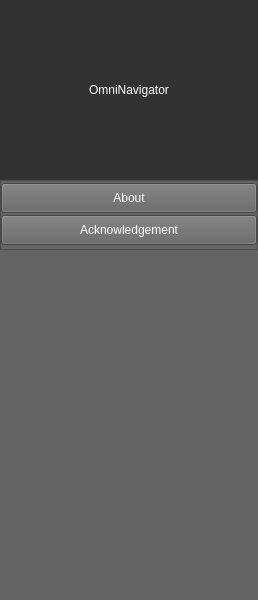
<?xml version="1.0" encoding="UTF-8"?>
<ui version="4.0">
 <class>ElectromagneticNavigationClass</class>
 <widget class="QMainWindow" name="ElectromagneticNavigationClass">
  <property name="geometry">
   <rect>
    <x>0</x>
    <y>0</y>
    <width>258</width>
    <height>600</height>
   </rect>
  </property>
  <property name="windowTitle">
   <string>ElectromagneticNavigation</string>
  </property>
  <property name="styleSheet">
   <string notr="true">background-color: rgb(100, 100, 100);
font: 700 9pt &quot;Microsoft YaHei UI&quot;;
color: rgb(255, 255, 255);</string>
  </property>
  <widget class="QWidget" name="centralwidget">
   <property name="sizePolicy">
    <sizepolicy hsizetype="Expanding" vsizetype="Expanding">
     <horstretch>0</horstretch>
     <verstretch>0</verstretch>
    </sizepolicy>
   </property>
   <layout class="QVBoxLayout" name="verticalLayout" stretch="0">
    <property name="spacing">
     <number>0</number>
    </property>
    <property name="leftMargin">
     <number>0</number>
    </property>
    <property name="topMargin">
     <number>0</number>
    </property>
    <property name="rightMargin">
     <number>0</number>
    </property>
    <property name="bottomMargin">
     <number>0</number>
    </property>
    <item>
     <layout class="QVBoxLayout" name="module_layout" stretch="3,7">
      <property name="spacing">
       <number>0</number>
      </property>
      <property name="bottomMargin">
       <number>0</number>
      </property>
      <item>
       <widget class="QLabel" name="logo_label">
        <property name="sizePolicy">
         <sizepolicy hsizetype="Expanding" vsizetype="Expanding">
          <horstretch>0</horstretch>
          <verstretch>0</verstretch>
         </sizepolicy>
        </property>
        <property name="styleSheet">
         <string notr="true">background-color: rgb(50, 50, 50);</string>
        </property>
        <property name="text">
         <string>OmniNavigator</string>
        </property>
        <property name="alignment">
         <set>Qt::AlignCenter</set>
        </property>
       </widget>
      </item>
      <item alignment="Qt::AlignTop">
       <widget class="QScrollArea" name="instro_sa">
        <property name="autoFillBackground">
         <bool>false</bool>
        </property>
        <property name="frameShadow">
         <enum>QFrame::Sunken</enum>
        </property>
        <property name="verticalScrollBarPolicy">
         <enum>Qt::ScrollBarAsNeeded</enum>
        </property>
        <property name="sizeAdjustPolicy">
         <enum>QAbstractScrollArea::AdjustIgnored</enum>
        </property>
        <property name="widgetResizable">
         <bool>true</bool>
        </property>
        <property name="alignment">
         <set>Qt::AlignHCenter|Qt::AlignTop</set>
        </property>
        <widget class="QWidget" name="scrollAreaWidgetContents">
         <property name="geometry">
          <rect>
           <x>0</x>
           <y>0</y>
           <width>254</width>
           <height>69</height>
          </rect>
         </property>
         <property name="sizePolicy">
          <sizepolicy hsizetype="Expanding" vsizetype="Expanding">
           <horstretch>0</horstretch>
           <verstretch>0</verstretch>
          </sizepolicy>
         </property>
         <layout class="QVBoxLayout" name="verticalLayout_2">
          <property name="spacing">
           <number>0</number>
          </property>
          <property name="leftMargin">
           <number>0</number>
          </property>
          <property name="topMargin">
           <number>0</number>
          </property>
          <property name="rightMargin">
           <number>0</number>
          </property>
          <property name="bottomMargin">
           <number>0</number>
          </property>
          <item>
           <widget class="QPushButton" name="about_btn">
            <property name="sizePolicy">
             <sizepolicy hsizetype="Expanding" vsizetype="Expanding">
              <horstretch>0</horstretch>
              <verstretch>0</verstretch>
             </sizepolicy>
            </property>
            <property name="maximumSize">
             <size>
              <width>16777215</width>
              <height>30</height>
             </size>
            </property>
            <property name="text">
             <string>About</string>
            </property>
           </widget>
          </item>
          <item>
           <widget class="QPushButton" name="acknowledgement_btn">
            <property name="sizePolicy">
             <sizepolicy hsizetype="Expanding" vsizetype="Expanding">
              <horstretch>0</horstretch>
              <verstretch>0</verstretch>
             </sizepolicy>
            </property>
            <property name="maximumSize">
             <size>
              <width>16777215</width>
              <height>30</height>
             </size>
            </property>
            <property name="text">
             <string>Acknowledgement</string>
            </property>
           </widget>
          </item>
         </layout>
        </widget>
       </widget>
      </item>
     </layout>
    </item>
   </layout>
  </widget>
 </widget>
 <resources/>
 <connections/>
</ui>
